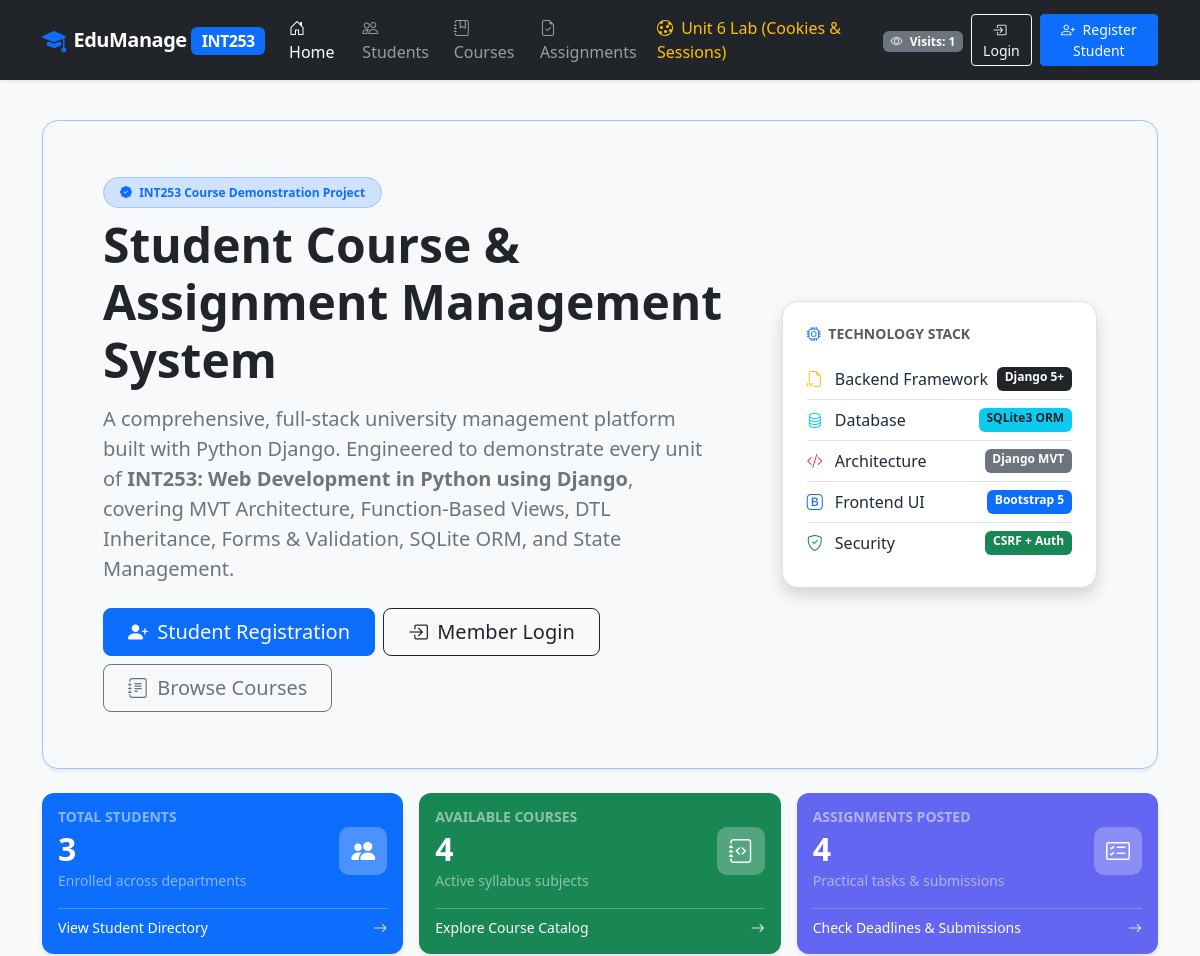
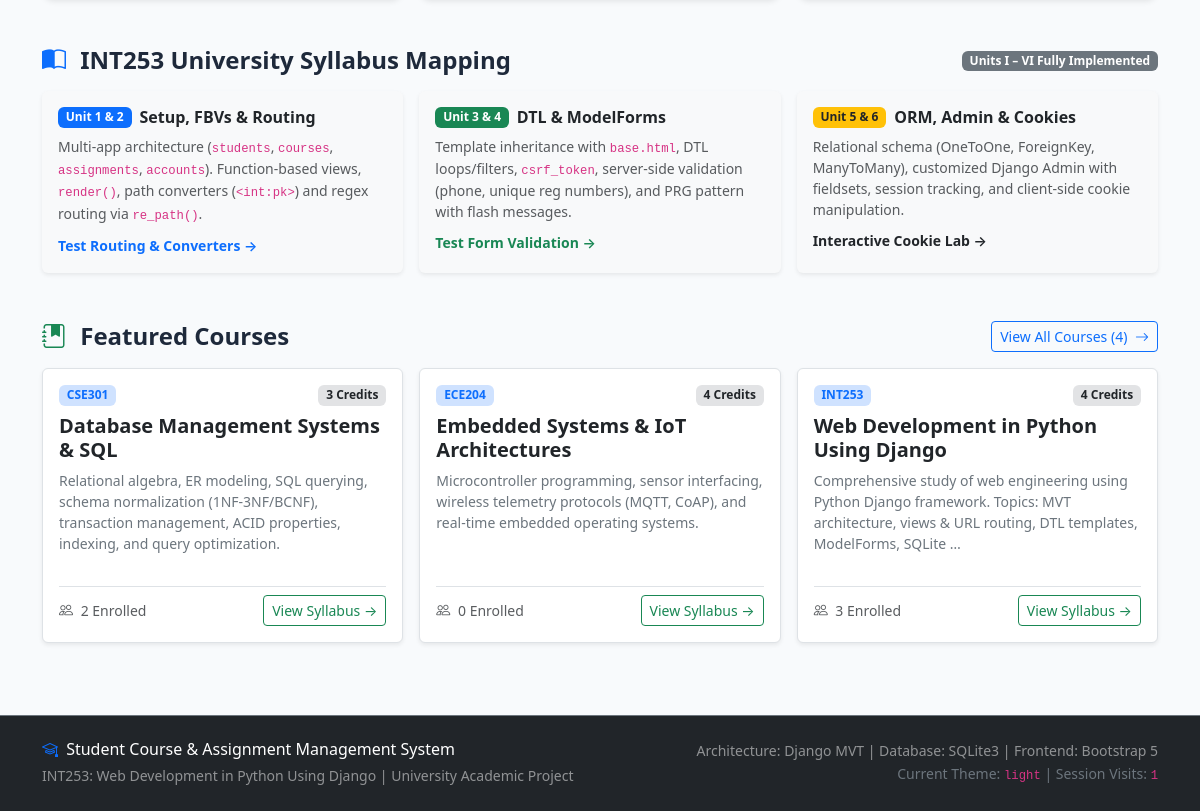
The page / on the database its author committed (2 pictures, top to bottom).
### courses/models.py (models this page shows, shortened)
class Course(models.Model):
    DEPARTMENT_CHOICES = [
        ('CSE', 'Computer Science and Engineering'),
        ('IT', 'Information Technology'),
        ('ECE', 'Electronics & Communication Engineering'),
        ('ME', 'Mechanical Engineering'),
        ('CIVIL', 'Civil Engineering'),
        ('GEN', 'General Education'),
    ]
    course_name = models.CharField(
        max_length=150,
        verbose_name="Course Name",
        help_text="Official title of the subject/course"
    )
    course_code = models.CharField(
        max_length=20,
        unique=True,
        verbose_name="Course Code",
        help_text="Institutional course code (e.g., INT253, CSE301)"
    )
    description = models.TextField(
        verbose_name="Course Description",
        help_text="Syllabus overview and course outcomes"
    )
    credits = models.PositiveSmallIntegerField(
        default=3,
        verbose_name="Credits",
        help_text="Course credit value (typically 1-5)"
    )
    department = models.CharField(
        max_length=50,
        choices=DEPARTMENT_CHOICES,
        default='CSE',
        verbose_name="Department"
    )
    students = models.ManyToManyField(
        Student,
        related_name='enrolled_courses',
        blank=True,
        verbose_name="Enrolled Students"
    )
    created_at = models.DateTimeField(
        auto_now_add=True,
        verbose_name="Created At"
    )
    updated_at = models.DateTimeField(
        auto_now=True,
        verbose_name="Last Updated"
    )
    class Meta:
        ordering = ['course_code']
        verbose_name = "Course"
        verbose_name_plural = "Courses"

### accounts/views.py (the view)
# urls.py: path('', account_views.home_view, name='home'),
def home_view(request):
    total_students = Student.objects.count()
    total_courses = Course.objects.count()
    total_assignments = Assignment.objects.count()
    featured_courses = Course.objects.all()[:3]
    visits = request.session.get('visit_count', 0) + 1
    request.session['visit_count'] = visits
    context = {
        'total_students': total_students,
        'total_courses': total_courses,
        'total_assignments': total_assignments,
        'featured_courses': featured_courses,
        'page_title': 'Welcome to Student Management Portal',
    }
    return render(request, 'home.html', context)

### accounts/context_processors.py (called while the page is built)
def global_user_context(request):
    context = {
        'theme_preference': request.COOKIES.get('theme_preference', 'light'),
        'session_visit_count': request.session.get('visit_count', 1),
        'current_student': None,
    }
    if request.user.is_authenticated:
        try:
            if hasattr(request.user, 'student_profile'):
                context['current_student'] = request.user.student_profile
        except Exception:
            context['current_student'] = None
    return context

### templates/home.html (shortened to what this page needs)
{% extends 'base.html' %}
{% load static %}
{% block content %}
<div class="p-5 mb-4 bg-light rounded-4 shadow-sm border border-primary-subtle">
    <div class="container-fluid py-2">
        <div class="row align-items-center">
            <div class="col-lg-8">
                <span class="badge bg-primary-subtle text-primary border border-primary-subtle mb-2 px-3 py-2 rounded-pill fw-semibold">
                    <i class="bi bi-patch-check-fill me-1"></i> INT253 Course Demonstration Project
                </span>
                <h1 class="display-5 fw-bold text-dark mb-3">
                    Student Course & Assignment Management System
                </h1>
                <p class="col-md-11 fs-5 text-secondary">
                    A comprehensive, full-stack university management platform built with Python Django.
                    Engineered to demonstrate every unit of <strong>INT253: Web Development in Python using Django</strong>,
                    covering MVT Architecture, Function-Based Views, DTL Inheritance, Forms & Validation, SQLite ORM, and State Management.
                </p>
                <div class="d-flex flex-wrap gap-2 mt-4">
                    {% if user.is_authenticated %}
                        {% if user.is_staff %}
                            <a href="{% url 'admin_dashboard' %}" class="btn btn-warning btn-lg px-4">
                                <i class="bi bi-shield-lock-fill me-1"></i> Open Faculty Console
                            </a>
                        {% else %}
                            <a href="{% url 'dashboard' %}" class="btn btn-primary btn-lg px-4">
                                <i class="bi bi-speedometer2 me-1"></i> Go to Student Dashboard
                            </a>
                        {% endif %}
                    {% else %}
                        <a href="{% url 'accounts:register' %}" class="btn btn-primary btn-lg px-4">
                            <i class="bi bi-person-plus-fill me-1"></i> Student Registration
                        </a>
                        <a href="{% url 'accounts:login' %}" class="btn btn-outline-dark btn-lg px-4">
                            <i class="bi bi-box-arrow-in-right me-1"></i> Member Login
                        </a>
                    {% endif %}
                    <a href="{% url 'courses:list' %}" class="btn btn-outline-secondary btn-lg px-4">
                        <i class="bi bi-journal-text me-1"></i> Browse Courses
                    </a>
                </div>
            </div>
            <div class="col-lg-4 text-center d-none d-lg-block">
                <div class="p-4 bg-white rounded-4 shadow border text-start">
                    <h6 class="text-uppercase text-muted fw-bold mb-3 small">
                        <i class="bi bi-cpu me-1 text-primary"></i> Technology Stack
                    </h6>
                    <ul class="list-unstyled mb-0">
                        <li class="py-2 border-bottom d-flex justify-content-between">
                            <span><i class="bi bi-filetype-py text-warning me-2"></i> Backend Framework</span>
                            <span class="badge bg-dark">Django 5+</span>
                        </li>
                        <li class="py-2 border-bottom d-flex justify-content-between">
                            <span><i class="bi bi-database text-info me-2"></i> Database</span>
                            <span class="badge bg-info text-dark">SQLite3 ORM</span>
                        </li>
                        <li class="py-2 border-bottom d-flex justify-content-between">
                            <span><i class="bi bi-code-slash text-danger me-2"></i> Architecture</span>
                            <span class="badge bg-secondary">Django MVT</span>
                        </li>
                        <li class="py-2 border-bottom d-flex justify-content-between">
                            <span><i class="bi bi-bootstrap text-primary me-2"></i> Frontend UI</span>
                            <span class="badge bg-primary">Bootstrap 5</span>
                        </li>
                        <li class="py-2 d-flex justify-content-between">
                            <span><i class="bi bi-shield-check text-success me-2"></i> Security</span>
                            <span class="badge bg-success">CSRF + Auth</span>
                        </li>
                    </ul>
                </div>
            </div>
        </div>
    </div>
</div>
<div class="row g-3 mb-5">
    <div class="col-md-4">
        <div class="card stat-card bg-primary text-white p-3 h-100">
            <div class="d-flex justify-content-between align-items-center">
                <div>
                    <h6 class="text-white-50 text-uppercase mb-1 small fw-bold">Total Students</h6>
                    <h2 class="fw-bold mb-0">{{ total_students }}</h2>
                    <small class="text-white-50">Enrolled across departments</small>
                </div>
                <div class="stat-icon bg-white bg-opacity-25 text-white">
                    <i class="bi bi-people-fill"></i>
                </div>
            </div>
            <div class="mt-3 pt-2 border-top border-white border-opacity-25">
                <a href="{% url 'students:list' %}" class="text-white text-decoration-none small d-flex justify-content-between align-items-center">
                    <span>View Student Directory</span>
                    <i class="bi bi-arrow-right"></i>
                </a>
            </div>
        </div>
    </div>
    <div class="col-md-4">
        <div class="card stat-card bg-success text-white p-3 h-100">
            <div class="d-flex justify-content-between align-items-center">
                <div>
                    <h6 class="text-white-50 text-uppercase mb-1 small fw-bold">Available Courses</h6>
                    <h2 class="fw-bold mb-0">{{ total_courses }}</h2>
                    <small class="text-white-50">Active syllabus subjects</small>
                </div>
                <div class="stat-icon bg-white bg-opacity-25 text-white">
                    <i class="bi bi-journal-code"></i>
                </div>
            </div>
            <div class="mt-3 pt-2 border-top border-white border-opacity-25">
                <a href="{% url 'courses:list' %}" class="text-white text-decoration-none small d-flex justify-content-between align-items-center">
                    <span>Explore Course Catalog</span>
                    <i class="bi bi-arrow-right"></i>
                </a>
            </div>
        </div>
    </div>
    <div class="col-md-4">
        <div class="card stat-card bg-indigo text-white p-3 h-100" style="background-color: #6366f1;">
            <div class="d-flex justify-content-between align-items-center">
                <div>
                    <h6 class="text-white-50 text-uppercase mb-1 small fw-bold">Assignments Posted</h6>
                    <h2 class="fw-bold mb-0">{{ total_assignments }}</h2>
                    <small class="text-white-50">Practical tasks & submissions</small>
                </div>
                <div class="stat-icon bg-white bg-opacity-25 text-white">
                    <i class="bi bi-card-checklist"></i>
                </div>
            </div>
            <div class="mt-3 pt-2 border-top border-white border-opacity-25">
                <a href="{% url 'assignments:list' %}" class="text-white text-decoration-none small d-flex justify-content-between align-items-center">
                    <span>Check Deadlines & Submissions</span>
                    <i class="bi bi-arrow-right"></i>
                </a>
            </div>
        </div>
    </div>
</div>
<div class="mb-5">
    <div class="d-flex justify-content-between align-items-center mb-3">
        <h4 class="fw-bold mb-0">
            <i class="bi bi-book-half text-primary me-2"></i> INT253 University Syllabus Mapping
        </h4>
        <span class="badge bg-secondary">Units I – VI Fully Implemented</span>
    </div>
    <div class="row g-3">
        <div class="col-md-4">
            <div class="card h-100 shadow-sm border-0 bg-light">
                <div class="card-body">
                    <div class="d-flex align-items-center mb-2">
                        <span class="badge bg-primary me-2">Unit 1 & 2</span>
                        <h6 class="fw-bold mb-0">Setup, FBVs & Routing</h6>
                    </div>
                    <p class="text-muted small mb-2">
                        Multi-app architecture (<code>students</code>, <code>courses</code>, <code>assignments</code>, <code>accounts</code>).
                        Function-based views, <code>render()</code>, path converters (<code>&lt;int:pk&gt;</code>) and regex routing via <code>re_path()</code>.
                    </p>
                    <a href="{% url 'courses:list' %}" class="small text-primary fw-semibold text-decoration-none">Test Routing & Converters &rarr;</a>
                </div>
            </div>
        </div>
        <div class="col-md-4">
            <div class="card h-100 shadow-sm border-0 bg-light">
                <div class="card-body">
                    <div class="d-flex align-items-center mb-2">
                        <span class="badge bg-success me-2">Unit 3 & 4</span>
                        <h6 class="fw-bold mb-0">DTL & ModelForms</h6>
                    </div>
                    <p class="text-muted small mb-2">
                        Template inheritance with <code>base.html</code>, DTL loops/filters, <code>csrf_token</code>, server-side validation (phone, unique reg numbers), and PRG pattern with flash messages.
                    </p>
                    <a href="{% url 'accounts:register' %}" class="small text-success fw-semibold text-decoration-none">Test Form Validation &rarr;</a>
                </div>
            </div>
        </div>
        <div class="col-md-4">
            <div class="card h-100 shadow-sm border-0 bg-light">
                <div class="card-body">
                    <div class="d-flex align-items-center mb-2">
                        <span class="badge bg-warning text-dark me-2">Unit 5 & 6</span>
                        <h6 class="fw-bold mb-0">ORM, Admin & Cookies</h6>
                    </div>
                    <p class="text-muted small mb-2">
                        Relational schema (OneToOne, ForeignKey, ManyToMany), customized Django Admin with fieldsets, session tracking, and client-side cookie manipulation.
                    </p>
                    <a href="{% url 'accounts:session_cookie_demo' %}" class="small text-warning text-dark fw-semibold text-decoration-none">Interactive Cookie Lab &rarr;</a>
                </div>
            </div>
        </div>
    </div>
</div>
<div class="mb-5">
    <div class="d-flex justify-content-between align-items-center mb-3">
        <h4 class="fw-bold mb-0">
            <i class="bi bi-journal-bookmark-fill text-success me-2"></i> Featured Courses
        </h4>
        <a href="{% url 'courses:list' %}" class="btn btn-sm btn-outline-primary">
            View All Courses ({{ total_courses }}) <i class="bi bi-arrow-right ms-1"></i>
        </a>
    </div>
    <div class="row g-3">
        {% for course in featured_courses %}
            <div class="col-md-4">
                <div class="card h-100 shadow-sm border">
                    <div class="card-body d-flex flex-column">
                        <div class="d-flex justify-content-between align-items-start mb-2">
                            <span class="badge bg-primary-subtle text-primary fw-bold">{{ course.course_code }}</span>
                            <span class="badge bg-secondary-subtle text-dark">{{ course.credits }} Credits</span>
                        </div>
                        <h5 class="card-title fw-bold">{{ course.course_name }}</h5>
                        <p class="card-text text-secondary small flex-grow-1">
                            {{ course.description|truncatewords:20 }}
                        </p>
                        <div class="d-flex justify-content-between align-items-center mt-3 pt-2 border-top">
                            <small class="text-muted">
                                <i class="bi bi-people me-1"></i> {{ course.students.count }} Enrolled
                            </small>
                            <a href="{% url 'courses:detail' pk=course.pk %}" class="btn btn-sm btn-outline-success">
                                View Syllabus &rarr;
                            </a>
                        </div>
                    </div>
                </div>
            </div>
        {% empty %}
            <div class="col-12">
                <div class="alert alert-info">
                    <i class="bi bi-info-circle me-1"></i> No courses found. You can populate sample data by clicking the seed button in the faculty console.
                </div>
            </div>
        {% endfor %}
    </div>
</div>
{% endblock %}

### static/css/custom.css (style rules this page uses)
:root { --primary-color: #0d6efd; --primary-hover: #0b5ed7; --sidebar-bg: #1e293b; --sidebar-color: #cbd5e1; --sidebar-active: #38bdf8; --card-shadow: 0 0.125rem 0.25rem rgba(0, 0, 0, 0.075); }
body.theme-light { background-color: #f8fafc; color: #1e293b; }
body { min-height: 100vh; display: flex; flex-direction: column; font-family: system-ui, -apple-system, "Segoe UI", Roboto, "Helvetica Neue", "Noto Sans", sans-serif; }
.stat-card { border-radius: 12px; transition: transform 0.2s ease, box-shadow 0.2s ease; border: none; box-shadow: 0 4px 6px -1px rgba(0, 0, 0, 0.1); }
.stat-icon { width: 48px; height: 48px; display: flex; align-items: center; justify-content: center; border-radius: 10px; font-size: 1.5rem; }

### rows shown on the page
Course: course_code "CSE301", credits "3", course_name "Database Management Systems & SQL", description "Relational algebra, ER modeling, SQL querying, schema normalization (1NF-3NF/BCNF), transaction management, ACID properties, indexing, and query optimization.", students.count "2"
Course: course_code "ECE204", credits "4", course_name "Embedded Systems & IoT Architectures", description "Microcontroller programming, sensor interfacing, wireless telemetry protocols (MQTT, CoAP), and real-time embedded operating systems.", students.count "0"
Course: course_code "INT253", credits "4", course_name "Web Development in Python Using Django", description "Comprehensive study of web engineering using Python Django framework. Topics: MVT architecture, views & URL routing, DTL templates, ModelForms, SQLite …", students.count "3"

### other values the page prints
{{ session_visit_count|default:1 }} "1"
{{ total_students }} "3"
{{ total_courses }} "4"
{{ total_assignments }} "4"
{{ theme_preference|default:'light' }} "light"
